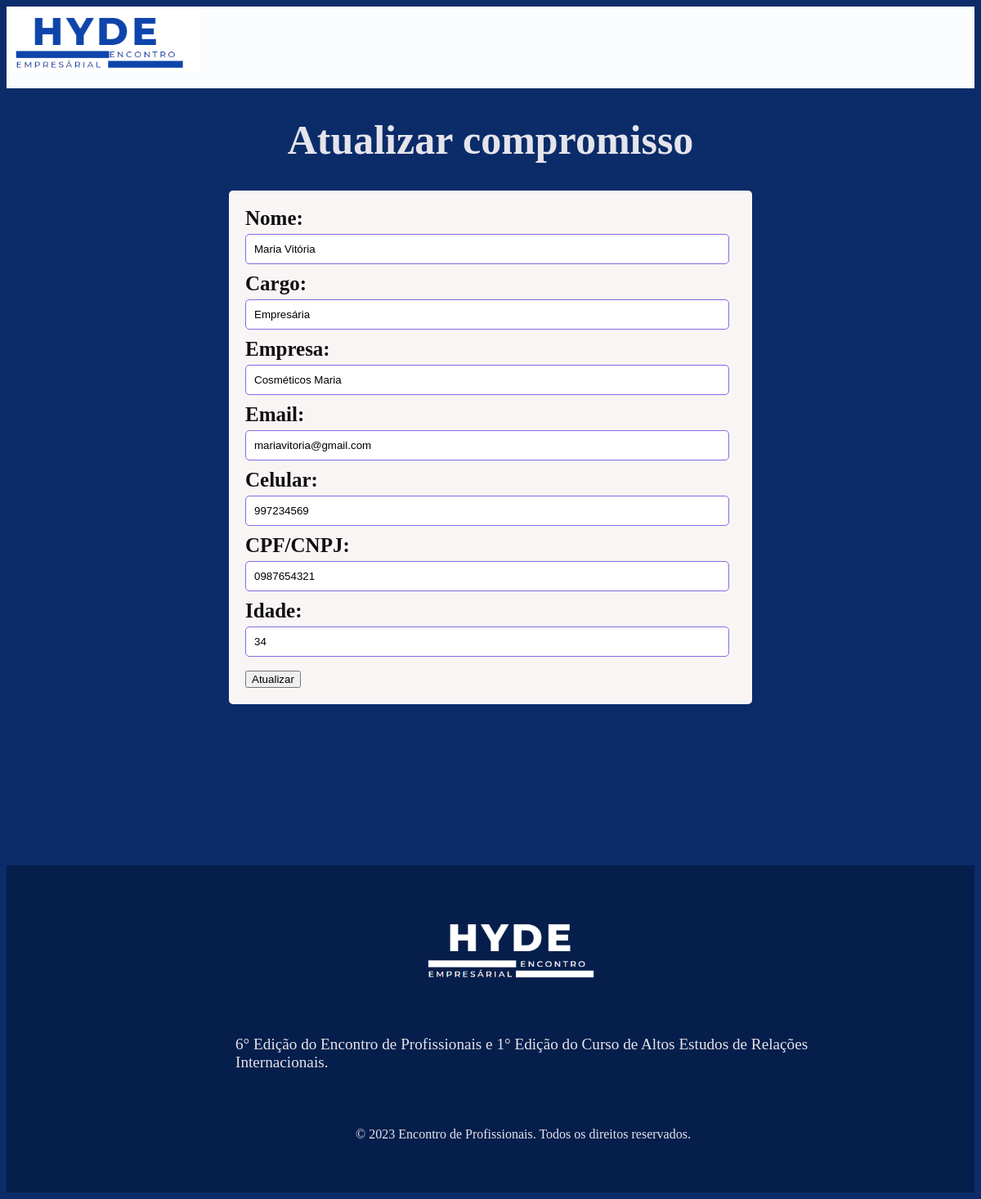
The app's page /atualizar.php?id=3 with its own data.
### tables this page shows
CREATE TABLE `profissionais` (
  `id` int(11) NOT NULL,
  `Nome` varchar(255) NOT NULL,
  `Cargo` varchar(255) NOT NULL,
  `Empresa` varchar(255) NOT NULL,
  `Email` varchar(255) NOT NULL,
  `Celular` varchar(255) NOT NULL,
  `CPF_CNPJ` varchar(255) NOT NULL,
  `Idade` varchar(255) NOT NULL
);

### atualizar.php (the view, shortened to what this page needs)
<?php
include 'db.php';
$id = $_GET['id'];
$stmt = $pdo->prepare('SELECT * FROM profissionais WHERE id = ?');
$stmt->execute([$id]);
$appointment = $stmt->fetch(PDO::FETCH_ASSOC);
$Nome = $appointment['Nome'];
$Cargo = $appointment['Cargo'];
$Empresa = $appointment['Empresa'];
$Email = $appointment['Email'];
$Celular = $appointment['Celular'];
$CPF_CNPJ = $appointment['CPF_CNPJ'];
$Idade = $appointment['Idade'];
?>
<!DOCTYPE html>
<html lang="pt-br">
<head>
    <link rel="stylesheet" href="style.css">
</head>
<body>
<div class="principal">
<header>
    <a href="index.html"><img src="./img/logo1.png" height="80px"></a>
</header>
<div class="container-formulario">
    <h1>Atualizar compromisso</h1>
    <form method="post">
    <label for="Nome">Nome:</label>
    <input type="text" name="Nome" value="<?php echo $Nome; ?>" required><br>
    <label for="Cargo">Cargo:</label>
    <input type="text" name="Cargo" value="<?php echo $Cargo; ?>" required><br>
    <label for="Empresa">Empresa:</label>
    <input type="text" name="Empresa" value="<?php echo $Empresa; ?>" required><br>
    <label for="Email">Email:</label>
    <input type="email" name="Email" value="<?php echo $Email; ?>" required><br>
    <label for="Celular">Celular:</label>
    <input type="tel" name="Celular" value="<?php echo $Celular; ?>" required><br>
    <label for="CPF_CNPJ">CPF/CNPJ:</label>
    <input type="text" name="CPF_CNPJ" value="<?php echo $CPF_CNPJ; ?>" required><br>
    <label for="Idade">Idade:</label>
    <input type="text" name="Idade" value="<?php echo $Idade; ?>" required><br>
    <button type="submit">Atualizar</button>
</form>
</div>
<footer>
        <div class="logo">
        <img src="./img/log.png" height="80px">
        </div>
        <div class="es">6° Edição do Encontro de Profissionais e 1° Edição do Curso de Altos Estudos de Relações
         Internacionais.</div>
       <div class="rp"> &copy; 2023 Encontro de Profissionais. Todos os direitos reservados.</div>
      </footer>
</body>
</html>

### style.css (style rules this page uses)
body { display: flex; flex-direction: column; align-items: center; justify-content: center; font-family: 'Tahoma'; font-size: 25px; color: rgb(17, 16, 16); background-color: #0b2c69; }
h1 { text-align: center; color: #e5e4eb; }
form { max-width: 600px; margin: 0 auto; padding: 20px; background-color: #faf5f5; border-radius: 5px; }
label { display: block; margin-bottom: 5px; font-weight: bold; }
input[type="text"], input[type="email"], input[type="tel"], input[type="date"], select[id="estado"], textarea { width: 95%; padding: 10px; margin-bottom: 10px; border: 1px solid #816be3; border-radius: 5px; }
.principal { width: 100%; margin: 0 auto; display: grid; grid-template-columns: 100%; grid-template-rows: 100px 950px 400px; grid-template-areas: "cabecalho cabecalho" "secao barra-lateral" "rodape rodape"; }
header { grid-area: cabecalho; background-color: #fafcfe; display: flex; }
footer { grid-area: rodape; display: flex; justify-content: space-evenly; background-color: #051e4b ; }
.logo { position:absolute; margin-top: 4pc; margin-left: 3pc; }
.es { position:absolute; margin: 13pc; margin-left: 18pc; font-size: 1.2rem; color: #e5e4eb; }
.rp { width: 880px; position:absolute; margin: 20pc; margin-left: 25pc; font-size: 1.0rem; color: #e5e4eb; text-align: center; }

### records on screen
profissionais: Nome "Maria Vitória", Cargo "Empresária", Empresa "Cosméticos Maria", Email "mariavitoria@gmail.com", Celular "997234569", CPF_CNPJ "0987654321", Idade "34"
